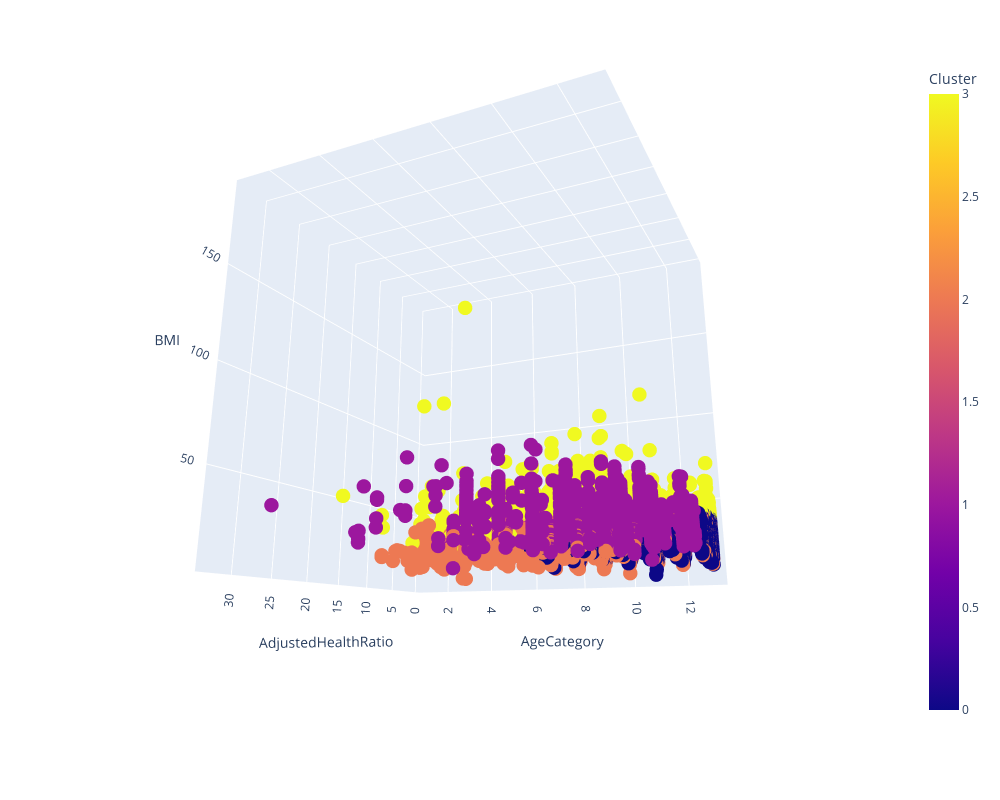

This figure's notebook cell:
### Code cell
# Create a 3D scatter plot
fig = px.scatter_3d(df_rescaled, x='AdjustedHealthRatio', y='AgeCategory', z='BMI', color='Cluster')

# Customize the plot
fig.update_layout(
    scene=dict(xaxis_title='AdjustedHealthRatio', yaxis_title='AgeCategory', zaxis_title='BMI'),
    scene_camera_eye=dict(x=1.87, y=0.88, z=-0.64),  # Adjust the initial camera view
    height=800,  # Set the height of the plot
    width=1000   # Set the width of the plot
)
fig.update_traces(marker=dict(size=5))

# Show the 3D plot
fig.show()

### Figure 1 — Plotly figure (JSON) as saved in the notebook; plotly's stock layout.template omitted (floating-point values rounded to 4 significant figures; data arrays with more than 128 entries replaced by an {"elided": "..."} marker saying what was removed)
{"data": [{"hovertemplate": "AdjustedHealthRatio=%{x}<br>AgeCategory=%{y}<br>BMI=%{z}<br>Cluster=%{marker.color}<extra></extra>", "legendgroup": "", "marker": {"color": {"elided": "23203 int values"}, "coloraxis": "coloraxis", "size": 5, "symbol": "circle"}, "mode": "markers", "name": "", "scene": "scene", "showlegend": false, "type": "scatter3d", "x": {"elided": "23203 float values"}, "y": {"elided": "23203 int values"}, "z": {"elided": "23203 float values"}}], "layout": {"coloraxis": {"colorbar": {"title": {"text": "Cluster"}}, "colorscale": [[0, "#0d0887"], [0.1111, "#46039f"], [0.2222, "#7201a8"], [0.3333, "#9c179e"], [0.4444, "#bd3786"], [0.5556, "#d8576b"], [0.6667, "#ed7953"], [0.7778, "#fb9f3a"], [0.8889, "#fdca26"], [1, "#f0f921"]]}, "height": 800, "legend": {"tracegroupgap": 0}, "margin": {"t": 60}, "scene": {"camera": {"eye": {"x": 1.87, "y": 0.88, "z": -0.64}}, "domain": {"x": [0, 1], "y": [0, 1]}, "xaxis": {"title": {"text": "AdjustedHealthRatio"}}, "yaxis": {"title": {"text": "AgeCategory"}}, "zaxis": {"title": {"text": "BMI"}}}, "width": 1000}}
